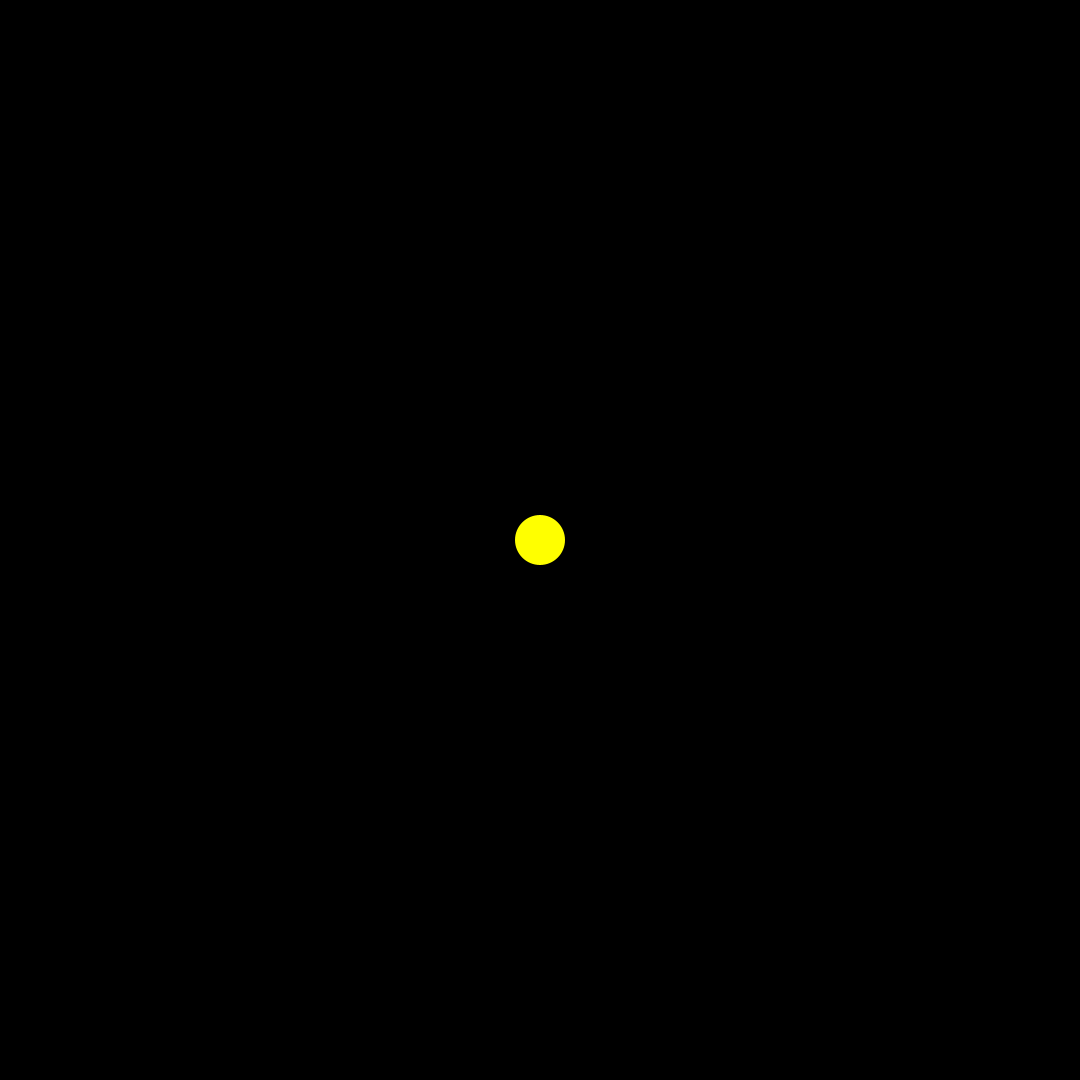
Frame 1 (no input)
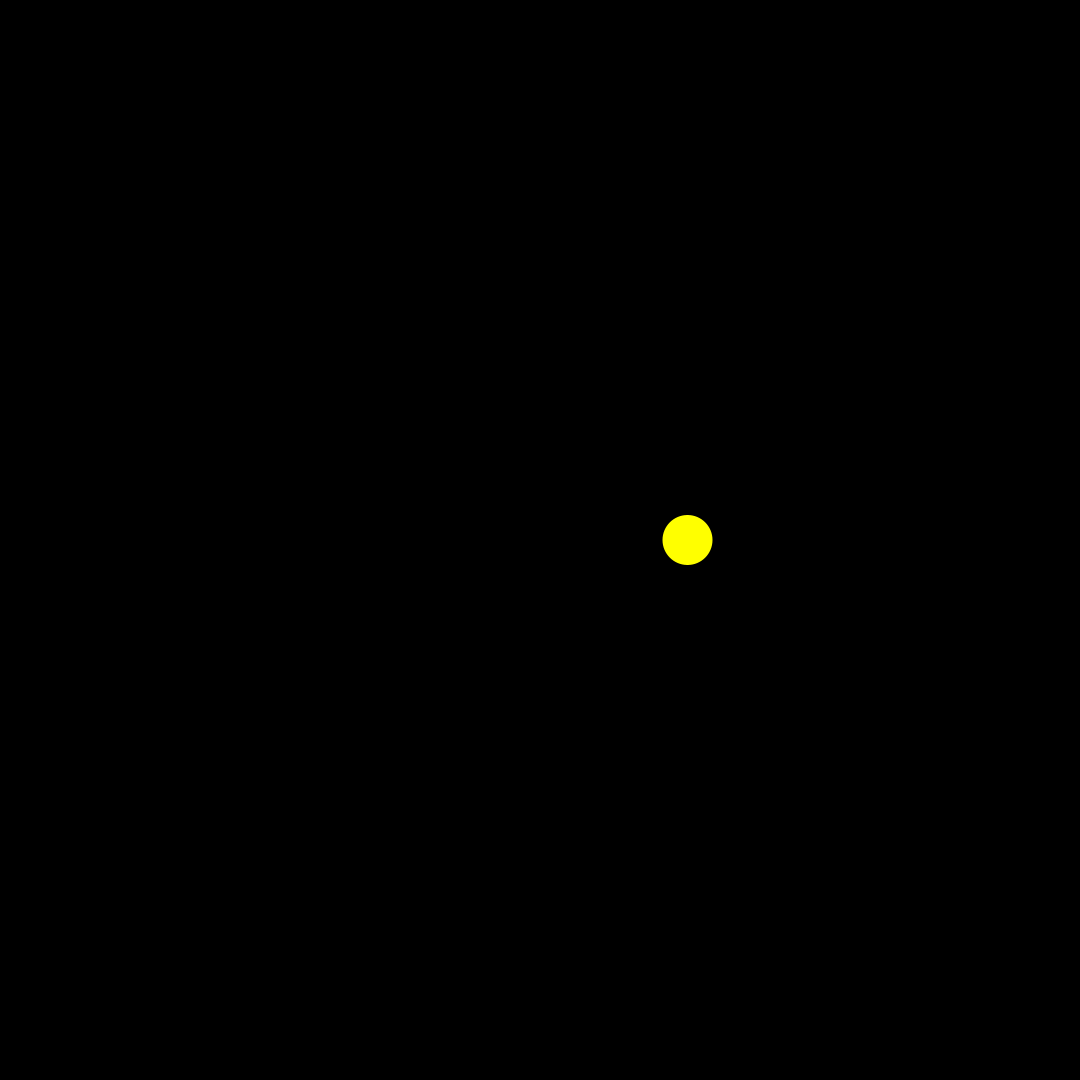
Frame 60 (the mouse pressed at the canvas centre just before this capture)
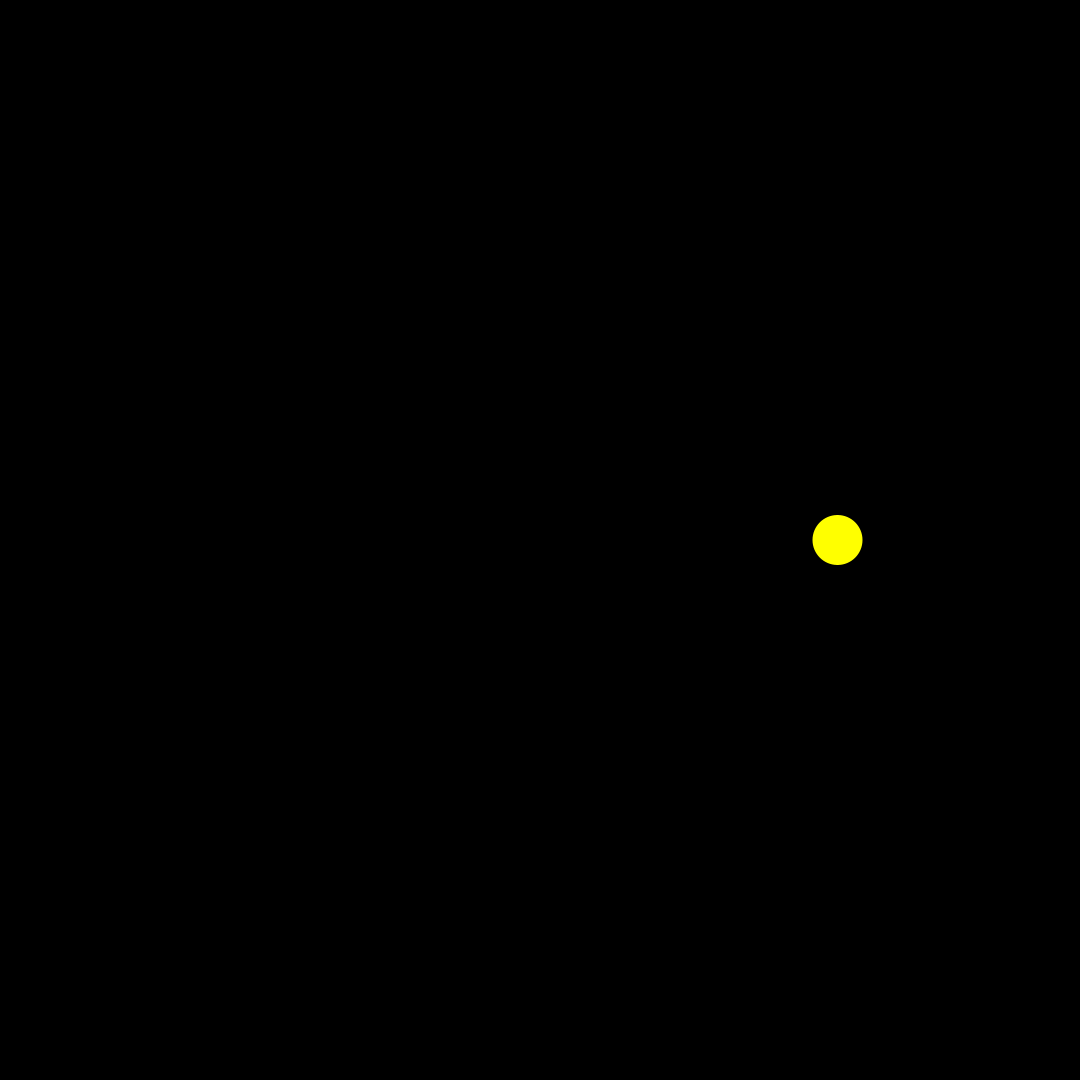
Frame 120 (the mouse held since frame 60 and released just before this capture)

The Processing sketch that drew these frames (run headless with seeded random() and noise(); from frame 60 on, the mouse is pressed at the canvas centre):

// Processing sketch: movement_01
// ── movement_01.pde
// ********************************
// base code provided during class
// ********************************


// we need a variable to keep track of the position (X)
float positionX;

// And a variable for the speed. This value gets added every frame.
float speed = 2.5;

// And finally a boolean that we can use to decide if the ball should go left or right.
boolean goingRight = true;

void setup(){
  size(1080, 1080);
  noStroke();
  fill(255, 255, 0);
  
  //let's start the circle in the middle:
  positionX = width/2;
}

void draw(){
  background(0);
  ellipse(positionX, height/2, 50, 50);
  
  //BONUS:
  //speed = map(mouseY, 0, height, 0.5, 10);
  
  if(goingRight == true){
    // If the ball is supposed to go right, we ADD the speed to the position:
    positionX = positionX+speed;
  } else {
    // or else, the ball should go to the left, so we SUBTRACT the speed from the position:
    positionX = positionX-speed;
  }
  
  //Let's see if we should flip the direction (if the ball reached either end):
  if(positionX+25 >= width){
    // we check the position of the ball, and half of the width of the ball (because the ball is drawn from the center)
    goingRight = false;
  }
  
  if(positionX-25 <= 0){
     goingRight = true;
  }
  
}
